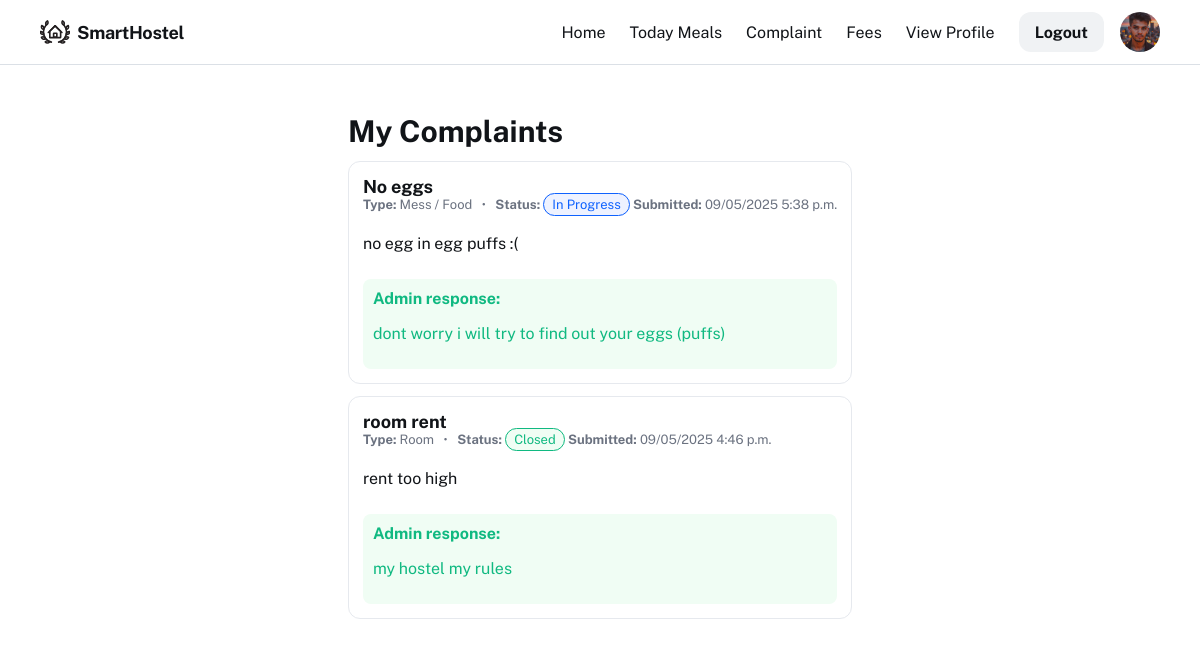
Page /student/complaints/ (signed in) on the committed database.
### student/models.py (models this page shows, shortened)
class Student(models.Model):
    GENDER_CHOICES = (
        ('Male', 'Male'),
        ('Female', 'Female'),
        ('Other', 'Other'),
    )
    DISTRICT_CHOICES = (
        ('Kasaragod', 'Kasaragod'),
        ('Kannur', 'Kannur'),
        ('Wayanad', 'Wayanad'),
        ('Kozhikode', 'Kozhikode'),
        ('Malappuram', 'Malappuram'),
        ('Palakkad', 'Palakkad'),
        ('Thrissur', 'Thrissur'),
        ('Ernakulam', 'Ernakulam'),
        ('Idukki', 'Idukki'),
        ('Kottayam', 'Kottayam'),
        ('Alappuzha', 'Alappuzha'),
        ('Pathanamthitta', 'Pathanamthitta'),
        ('Kollam', 'Kollam'),
        ('Thiruvananthapuram', 'Thiruvananthapuram'),
    )
    PROGRAMME_CHOICES = (
        ('BCA', 'BCA - Bachelor of Computer Applications'),
        ('BSC_CS', 'B.Sc Computer Science'),
        ('BSC_IT', 'B.Sc Information Technology'),
        ('BTECH_CS', 'B.Tech Computer Science & Engineering'),
        ('BTECH_IT', 'B.Tech Information Technology'),
        ('BTECH_EC', 'B.Tech Electronics & Communication'),
        ('BTECH_EE', 'B.Tech Electrical Engineering'),
        ('BTECH_ME', 'B.Tech Mechanical Engineering'),
        ('BTECH_CE', 'B.Tech Civil Engineering'),
        ('BTECH_AE', 'B.Tech Aeronautical Engineering'),
        ('MCA', 'MCA - Master of Computer Applications'),
        ('MSC_CS', 'M.Sc Computer Science'),
        ('MTECH_CS', 'M.Tech Computer Science & Engineering'),
        ('MTECH_IT', 'M.Tech Information Technology'),
        ('MTECH_EC', 'M.Tech Electronics & Communication'),
        ('MTECH_ME', 'M.Tech Mechanical Engineering'),
        ('MTECH_CE', 'M.Tech Civil Engineering'),
        ('MBA', 'MBA - Master of Business Administration'),
        ('DIP_CS', 'Diploma in Computer Science'),
        ('DIP_CE', 'Diploma in Civil Engineering'),
        ('DIP_ME', 'Diploma in Mechanical Engineering'),
        ('DIP_EE', 'Diploma in Electrical Engineering'),
    )
    student_id = models.AutoField(primary_key=True)
    name = models.CharField(max_length=100)
    age = models.PositiveIntegerField(null=True, blank=True)
    gender = models.CharField(max_length=6, choices=GENDER_CHOICES, null=True, blank=True)
    phone = models.CharField(max_length=20, null=True, blank=True)
    email = models.EmailField(max_length=150, null=True, blank=True)
    parent_name = models.CharField(max_length=100, null=True, blank=True)
    parent_phone = models.CharField(max_length=20, null=True, blank=True)
    parent_email = models.EmailField(max_length=150, null=True, blank=True)
    district = models.CharField(max_length=50, choices=DISTRICT_CHOICES, null=True, blank=True)
    programme = models.CharField(max_length=50, choices=PROGRAMME_CHOICES, null=True, blank=True)
    pincode = models.CharField(max_length=10, null=True, blank=True)
    profile_pic = models.FileField(upload_to='profile_pic/', null=True, blank=True)
    id_proof = models.FileField(upload_to='id_proofs/', null=True, blank=True)
    room = models.ForeignKey(Room, null=True, blank=True, on_delete=models.SET_NULL, related_name='students')
    joined_date = models.DateField(null=True, blank=True)
    login = models.ForeignKey(login, on_delete=models.CASCADE, default=1)

### myadmin/models.py (models this page shows, shortened)
class Complaint(models.Model):
    COMPLAINT_TYPE_CHOICES = (
        ('room', 'Room'),
        ('maintenance', 'Maintenance'),
        ('billing', 'Billing'),
        ('mess', 'Mess / Food'),
        ('other', 'Other'),
    )
    STATUS_CHOICES = (
        ('open', 'Open'),
        ('in_progress', 'In Progress'),
        ('resolved', 'Resolved'),
        ('closed', 'Closed'),
    )
    complaint_id = models.AutoField(primary_key=True)
    student = models.ForeignKey('student.Student', on_delete=models.CASCADE, related_name='complaints')
    room = models.ForeignKey('room.Room', null=True, blank=True, on_delete=models.SET_NULL, related_name='complaints')
    title = models.CharField(max_length=200)
    description = models.TextField()
    complaint_type = models.CharField(max_length=20, choices=COMPLAINT_TYPE_CHOICES, default='other')
    status = models.CharField(max_length=20, choices=STATUS_CHOICES, default='open')
    attachment = models.FileField(upload_to='complaint_attachments/', null=True, blank=True)
    admin_response = models.TextField(null=True, blank=True)
    created_at = models.DateTimeField(auto_now_add=True)
    updated_at = models.DateTimeField(auto_now=True)
    class Meta:
        ordering = ['-created_at']

### student/views.py (the view)
# urls.py: path('student/complaints/', sv.student_complaints_list, name='student_complaints_list'),
@require_http_methods(["GET"])
def student_complaints_list(request):
    student = _get_student_from_session(request)
    if not student:
        messages.error(request, "Please log in to view your complaints.")
        return redirect(reverse('login'))
    complaints = student.complaints.all()
    student = _get_student_from_session(request)
    return render(request, 'complaints_list.html', {'complaints': complaints, 'student':student })

### student/views.py (called while the page is built)
def _get_student_from_session(request):
    lid = request.session.get('sid')
    if not lid:
        return None
    return Student.objects.filter(login_id=lid).first()

### student/templates/complaints_list.html (shortened to what this page needs)
{% extends "home.html" %}
{% block content %}
<div style="padding:28px 12px; background:transparent">
  <main style="max-width:960px;margin:0 auto">
    <div style="margin:0 0 12px;font-size:20px"><h2 style="margin:0">My Complaints</h2></div>
    {% if complaints %}
      <div style="display:flex;flex-direction:column;gap:12px">
        {% for c in complaints %}
          <article style="background:#fff;border:1px solid #e6e9ee;border-radius:12px;padding:14px;display:flex;gap:12px;align-items:flex-start" aria-labelledby="complaint-{{ c.id }}">
            <div style="flex:1">
              <h3 id="complaint-{{ c.id }}" style="margin:0;font-size:18px">{{ c.title }}</h3>
              <div style="color:#6b7280;font-size:13px;margin-bottom:6px">
                <strong>Type:</strong> {{ c.get_complaint_type_display }} &nbsp; • &nbsp;
                <strong>Status:</strong>
                <span class="status-badge status-{{ c.status }}">{{ c.get_status_display }}</span>
                <strong>Submitted:</strong> <time datetime="{{ c.created_at|date:'c' }}">{{ c.created_at|date:"SHORT_DATETIME_FORMAT" }}</time>
              </div>
              <div style="display:-webkit-box;-webkit-line-clamp:4;-webkit-box-orient:vertical;line-clamp:intial;overflow:hidden">{{ c.description|linebreaks }}</div>
              {% if c.admin_response %}
                <div style="background:#f0fdf4;color:#10b981;border-radius:8px;padding:10px;margin-top:10px">
                  <strong>Admin response:</strong>
                  <div style="margin-top:6px">{{ c.admin_response|linebreaks }}</div>
                </div>
              {% endif %}
            </div>
          </article>
        {% endfor %}
      </div>
    {% endif %}
  </main>
</div>
{% endblock %}

### student/templates/home.html (shortened to what this page needs)
<!doctype html>
<html lang="en">
  <head>
  </head>
  <body>
    <div class="relative flex size-full min-h-screen flex-col bg-white group/design-root overflow-x-hidden" style='font-family: "Public Sans", "Noto Sans", sans-serif;'>
      <div class="layout-container flex h-full grow flex-col">
        <header>
          <div class="brand">
            <div class="size-4" aria-hidden="true">
            </div>
            <h2>SmartHostel</h2>
          </div>
          <nav class="desktop-nav">
            <div class="links" role="navigation" aria-label="main navigation" style=" display:contents">
              <a href="{% url 's_home' %}">Home</a>
              <a href="{% url 'meals_today' %}">Today Meals</a>
              <a href="{% url 'student_submit_complaint' %}">Complaint</a>
              <a href="{% url 'student_pay_page' %}">Fees</a>
              <a href="{% url 'profile_view' %}">View Profile</a>
            </div>
            <div class="user-actions">
              <a href="{% url 'logout' %}"><div class="btn-logout" role="button"><span>Logout</span></div></a>
              <a href="{% url 'profile_view' %}">
                <div class="avatar" style='background-image: url("{{ student.profile_pic.url }}");' aria-hidden="true"></div>
              </a>
            </div>
          </nav>
        </header>
        <div class="page-wrap">
          {% block content %}{% endblock %}
        </div>
      </div>
    </div>
  </body>
</html>

### student/templates/home.html (style rules this page uses)
* { -webkit-tap-highlight-color: transparent !important; }
:root { --bg: #ffffff; --muted: #617589; --text: #111418; --border: #dbe0e6; --surface: #f0f2f4; --accent: #111418; --radius-xl: 16px; --gap: 16px; --max-width: 960px; --container-padding-x: 40px; font-family: "Public Sans", "Noto Sans", system-ui, -apple-system, "Segoe UI", Roboto, "Helvetica Neue", Arial; }
* { box-sizing:border-box }
html,body { height:100%;margin:0;background:var(--bg);color:var(--text) }
a { text-decoration:none;color:inherit }
.size-full { width:100%; }
.min-h-screen { min-height:100vh }
.layout-container { display:flex;flex-direction:column;min-height:100vh }
header { display:flex;align-items:center;justify-content:space-between;padding:12px 40px;border-bottom:1px solid var(--border); }
header .brand { display:flex;align-items:center;gap:7px }
header .brand svg { width:30px;height:30px }
header h2 { font-size:18px;margin:0;font-weight:700;letter-spacing:-0.3px }
.btn-logout { display:inline-flex;align-items:center;justify-content:center;min-width:84px;height:40px;padding:0 16px;border-radius:12px;background:var(--surface);font-weight:700 }
.avatar { width:40px;height:40px;border-radius:999px;background-size:cover;background-position:center;flex-shrink:0 }
.page-wrap { padding:20px var(--container-padding-x);display:flex;justify-content:center }
h3 { margin:20px 0 8px 0;font-size:16px;font-weight:700 }
.size-4 { display: flex; }
.desktop-nav { display: flex; align-items: center; gap: 24px; }
.user-actions { display: flex; align-items: center; gap: 16px; }

### student/templates/complaints_list.html (style rules this page uses)
.status-in_progress { background:#eef2ff; color:#0f62fe;padding: 3px 8px; border:1px solid #0f62fe; border-radius: 15px; }
.status-closed { background:#f0fdf4; color:#10b981;padding: 3px 8px; border:1px solid #10b981; border-radius: 15px; }

### rows in the picture
Student: profile_pic (picture)
Complaint: title "No eggs", complaint_type "Mess / Food", status "In Progress", created_at "09/05/2025 5:38 p.m.", description "no egg in egg puffs :(", admin_response "dont worry i will try to find out your eggs (puffs)"
Complaint: title "room rent", complaint_type "Room", status "Closed", created_at "09/05/2025 4:46 p.m.", description "rent too high", admin_response "my hostel my rules"
